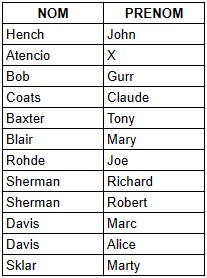
#> input picture tesseract/images/easy-noColors/01.jpg, 207 x 278 px
$ python getCsv.py images/easy-noColors/01.jpg images/easy-noColors/02.jpg
#> lines starting #> are read from the running program, lines starting #| are printed output that depends on the picture; after the words box and inside, x2 and y2 are one past the last pixel; in counts of white or black regions, pixels touching at a corner belong together
### tesseract/helpers.py
debug = False


LINE_UP = '\033[1A'
LINE_CLEAR = '\x1b[2K'


class bcolors:
    HEADER = '\033[95m'
    OKBLUE = '\033[94m'
    OKCYAN = '\033[96m'
    OKGREEN = '\033[92m'
    WARNING = '\033[93m'
    FAIL = '\033[91m'
    ENDC = '\033[0m'
    BOLD = '\033[1m'
    UNDERLINE = '\033[4m'


# Code from https://stackoverflow.com/questions/3173320/text-progress-bar-in-terminal-with-block-characters
# [21 lines left out: function printProgressBar, not called in this run]


def log(text):
    if(debug):
        print(text)


def clear():
    print(LINE_UP, end=LINE_CLEAR)

### tesseract/getCsv.py
import cv2
import os
import sys
import numpy as np
import pandas as pd
import helpers as hlp
import pytesseract
from pytesseract import Output

def showimage(img, title):
    if hlp.debug:
        cv2.imshow(title, img)
        cv2.waitKey(0)
        cv2.destroyAllWindows()


def isImageRotated(img):
    """
    Takes an image as parameter and returns True if it seems rotated, False otherwise.
    """
    im = img.copy()
    # showimage(im, "original")

    blur = cv2.GaussianBlur(im, (7, 7), 0)
    gray = cv2.cvtColor(blur, cv2.COLOR_BGR2GRAY)
    thresh = cv2.adaptiveThreshold(gray, 255, cv2.ADAPTIVE_THRESH_MEAN_C, cv2.THRESH_BINARY, 11, 7)
    # showimage(thresh, "thresh")

    kernel = np.ones((21, 1), np.uint8)
    morph = cv2.morphologyEx(thresh, cv2.MORPH_CLOSE, kernel)
    # showimage(morph, "morph")

    edges = cv2.Canny(morph, 50, 150, apertureSize=3)
    # showimage(edges, "edges")

    kernel = np.ones((15, 3), np.uint8)
    dilated = cv2.dilate(edges, kernel, iterations=1)
    # showimage(dilated, "dilated")

    lines = cv2.HoughLinesP(dilated, 1, np.pi / 180, 100, minLineLength=100, maxLineGap=10)

    # Get the longest line
    line = lines[0][0]
    for x1, y1, x2, y2 in lines[0]:
        if x2 - x1 > line[2] - line[0]:
            line = [x1, y1, x2, y2]

    # Draw the longest line
    cv2.line(im, (line[0], line[1]), (line[2], line[3]), (0, 255, 0), 2)
    # showimage(im, "lines")

    # Get angle of line
    angle = np.arctan2(line[3] - line[1], line[2] - line[0])
    angle = np.degrees(angle)

    print("Angle of the original image: " + str(int(angle)))

    if not (90 <= abs(angle) < 91 or 0 <= abs(angle) < 1 or 180 <= abs(angle) < 181 or 270 <= abs(angle) < 271):
        hlp.log('Image seems to be rotated')
        return True, angle
    hlp.log('Image seems to be straight')
    return False, angle


# [80 lines left out: functions cropToTable, rotateImage, perspective, not called in this run]


def removeDarkCells(image):
    """
    Remove the cells that have a dark background.
    """
    print("# Cleaning dark cells\t[...]")

    gray = cv2.cvtColor(image, cv2.COLOR_BGR2GRAY)

    _, thresh = cv2.threshold(gray, 0, 255, cv2.THRESH_BINARY_INV + cv2.THRESH_OTSU)

    # Remove noise
    kernel = np.ones((8, 8), np.uint8)
    morph = cv2.morphologyEx(thresh, cv2.MORPH_OPEN, kernel)
    morph = cv2.morphologyEx(morph, cv2.MORPH_CLOSE, kernel)
    showimage(morph, "morph")

    # Find contours
    contours = cv2.findContours(morph, cv2.RETR_EXTERNAL, cv2.CHAIN_APPROX_SIMPLE)
    contours = contours[0] if len(contours) == 2 else contours[1]

    # Invert the color inside the cells
    for c in contours:
        x, y, w, h = cv2.boundingRect(c)
        # image = cv2.rectangle(image, (x, y), (x + w, y + h), (0, 255, 0), 2)
        if w > 10 and h > 10:
            image[y : y + h, x : x + w] = 255 - image[y : y + h, x : x + w]

    showimage(image, "image with dark cells removed")

    hlp.clear()
    print(hlp.bcolors.OKGREEN + "# Dark cells cleaned\t[✔]" + hlp.bcolors.ENDC)

    return image


def redrawContours(img, rotated):
    print("# Finding contours\t[...]")
    cntsImg = img.copy()

    # showimage(cntsImg, "contours image")

    gray = cv2.cvtColor(rotated, cv2.COLOR_BGR2GRAY)
    thresh = cv2.threshold(gray, 0, 255, cv2.THRESH_BINARY | cv2.THRESH_OTSU)[1]

    # Find contours
    contours, _ = cv2.findContours(gray, cv2.RETR_TREE, cv2.CHAIN_APPROX_SIMPLE)
    contours = sorted(contours, key=cv2.contourArea, reverse=True)
    contours.pop(0)
    if(len(contours) > 1):
        contours.pop(0)

    # Draw a rectangle around the contours
    for cnt in contours:
        x, y, w, h = cv2.boundingRect(cnt)
        if w*h > 500: # Filter out small contours
            cv2.rectangle(cntsImg, (x, y), (x+w, y+h), (0, 0, 0), 1)

    showimage(cntsImg, "contours image")

    hlp.clear()
    print(hlp.bcolors.OKGREEN + "# Contours found\t[✔]" + hlp.bcolors.ENDC)

    return cntsImg, thresh


def preprocessImg(img):
    print("# Preprocessing image\t[...]")
    prep_img = img.copy()

    # showimage(prep_img, "original image")

    # Set to 300 dpi
    print(prep_img.shape)
    dpi = 300 if prep_img.shape[1] < 1000 else 150 if prep_img.shape[1] < 2400 else 100 if prep_img.shape[1] < 4000 else 50
    prep_img = cv2.resize(prep_img, (int(prep_img.shape[1] * dpi / 72), int(prep_img.shape[0] * dpi / 72)))

    # showimage(prep_img, "resized image")

    gray = cv2.cvtColor(prep_img, cv2.COLOR_BGR2GRAY)

    # showimage(gray, "gray image")

    blur = cv2.GaussianBlur(gray, (11, 11), 0)

    # showimage(blur, "blurred image")

    thresh = cv2.adaptiveThreshold(blur, 255, cv2.ADAPTIVE_THRESH_GAUSSIAN_C, cv2.THRESH_BINARY, 17, 12)

    # kernel = np.ones((3, 3), np.uint8)
    # morph = cv2.morphologyEx(thresh, cv2.MORPH_CLOSE, kernel)
    # morph = cv2.morphologyEx(morph, cv2.MORPH_OPEN, kernel)

    showimage(thresh, "preprocessed image")


    hlp.clear()
    print(hlp.bcolors.OKGREEN + "# Image preprocessed\t[✔]" + hlp.bcolors.ENDC)

    return thresh


def removeText(img):
    print("# Finding cells\t\t[...]")
    grid = img.copy()

    th = cv2.adaptiveThreshold(grid, 255, cv2.ADAPTIVE_THRESH_GAUSSIAN_C, cv2.THRESH_BINARY, 11, 2)

    blur = cv2.GaussianBlur(th, (3, 3), 0)

    kernel = np.ones((3, 3), np.uint8)
    morph = cv2.morphologyEx(blur, cv2.MORPH_CLOSE, kernel)
    morph = cv2.morphologyEx(morph, cv2.MORPH_OPEN, kernel)

    config = r"--oem 3 --psm 11 --dpi 300"

    details = pytesseract.image_to_data(morph, output_type=Output.DICT, config=config)

    totalWords = len(details['text'])

    for word in range(totalWords):
        if int(details['conf'][word]) > 30 and not details['text'][word].isspace():
            x, y, w, h = details['left'][word], details['top'][word], details['width'][word], details['height'][word]
            grid[y : y + h, x : x + w] = 255

    showimage(grid, "grid with text removed")
    showimage(morph, "grid with text removed")

    return grid, morph


# [188 lines left out: functions get_cells, makeCsv, not called in this run]


def getCsv(imgPath, isScanned):

#> called with imgPath = 'images/easy-noColors/01.jpg', isScanned = 'images/easy-noColors/02.jpg'
    print(imgPath)
    image = cv2.imread(imgPath)
#> image is the input picture: shape (278, 207, 3); mean B, G, R 225.4, 225.7, 225.6
    print(hlp.bcolors.OKGREEN + "# Image loaded\t\t[✔]" + hlp.bcolors.ENDC)

    isRotated, angle = isImageRotated(image)
#> in isImageRotated, `blur = cv2.GaussianBlur(im, (7, 7), 0)`:
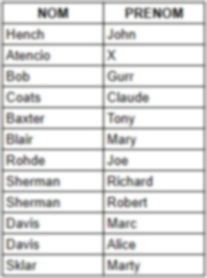
#> blur: shape (278, 207, 3); mean B, G, R 224.9, 225.2, 225.2
#> in isImageRotated, `thresh = cv2.adaptiveThreshold(gray, 255, cv2.ADAPTIVE_THRESH_MEAN_C, ..`:
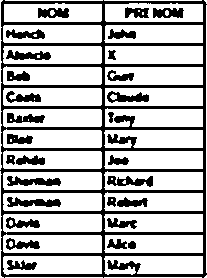
#> thresh: shape (278, 207); 71.4% white; 29 black regions, largest, box (x1, y1, x2, y2) and area: (0, 0, 207, 278) 11021, (7, 197, 61, 207) 340, (7, 176, 61, 186) 339
#> in isImageRotated, `dilated = cv2.dilate(edges, kernel, iterations=1)`:
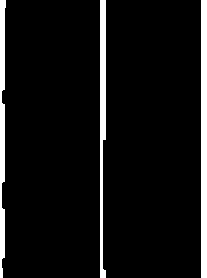
#> dilated: shape (278, 207); 7.3% white; 3 white regions, box (x1, y1, x2, y2) and area: (201, 0, 207, 278) 1668, (100, 0, 106, 278) 1279, (0, 0, 6, 278) 1230
#> in isImageRotated, `lines = cv2.HoughLinesP(dilated, 1, np.pi / 180, 100, minLineLength=10..`: lines = 14 rows, first 6: [0, 277, 0, 0], [100, 277, 100, 0], [102, 277, 102, 0], [1, 277, 1, 0], [203, 277, 203, 0], [204, 277, 204, 0]
#> in isImageRotated, `line = lines[0][0]`: line = [0, 277, 0, 0]
#> the loop in isImageRotated, `for x1, y1, x2, y2 in lines[0]:` made 1 pass
#> in isImageRotated, `cv2.line(im, (line[0], line[1]), (line[2], line[3]), (0, 255, 0), 2)`:
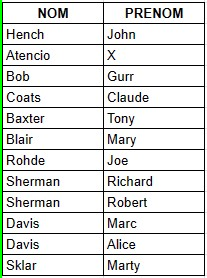
#> im: shape (278, 207, 3); 0.97% of pixels changed, all inside (x1, y1, x2, y2) = (0, 0, 2, 278)
#> in isImageRotated, `angle = np.arctan2(line[3] - line[1], line[2] - line[0])`: angle = -1.57
#> in isImageRotated, `angle = np.degrees(angle)`: angle = -90
#| Angle of the original image: -90
#> isRotated = False; angle = -90
    # showimage(image, "original image")
    if(isRotated):
        # Rotate the image to have a straight table
        rotated = rotateImage(image, angle)
        # showimage(rotated, "rotated image")

        if(isImageRotated(rotated)[0]):
            rotated = perspective(rotated)
            # showimage(rotated, "rotated image")

    else:
        rotated = image

    if(str.lower(isScanned) == "true"):
        rotated = cropToTable(rotated)
    showimage(rotated, "rotated image")
    print(hlp.bcolors.OKGREEN + "# Image rotated\t\t[✔]" + hlp.bcolors.ENDC)

    im = removeDarkCells(rotated.copy())
#> in removeDarkCells, `_, thresh = cv2.threshold(gray, 0, 255, cv2.THRESH_BINARY_INV + cv2.TH..`:
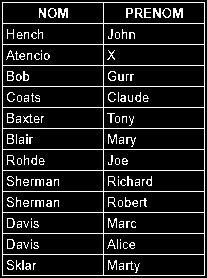
#> thresh: shape (278, 207); 11.4% white in thin lines or dots
#> in removeDarkCells, `contours = cv2.findContours(morph, cv2.RETR_EXTERNAL, cv2.CHAIN_APPROX..`: contours = 0 contours
#> in removeDarkCells, `contours = contours[0] if len(contours) == 2 else contours[1]`: contours = []

    # If the image is mostly black, invert it
    if np.mean(im) < 127:
        im = 255 - im

    cntsImg, thresh = redrawContours(im, rotated)
#> in redrawContours, `contours, _ = cv2.findContours(gray, cv2.RETR_TREE, cv2.CHAIN_APPROX_S..`: contours = 311 contours, 281 with area under 20; largest, box (x1, y1, x2, y2) and area: (0, 0, 207, 278) 57062, (3, 274, 97, 277) 184, (135, 211, 201, 214) 128, (34, 106, 98, 109) 124, (141, 274, 202, 277) 118
#> the loop in redrawContours, `for cnt in contours:` made 309 passes
#> (x, y, w, h) on passes 1 to 3: (135, 211, 66, 3), (34, 106, 64, 3), (141, 274, 61, 3)

    thresh = preprocessImg(cntsImg)
#| (278, 207, 3)
#> in preprocessImg, `blur = cv2.GaussianBlur(gray, (11, 11), 0)`:
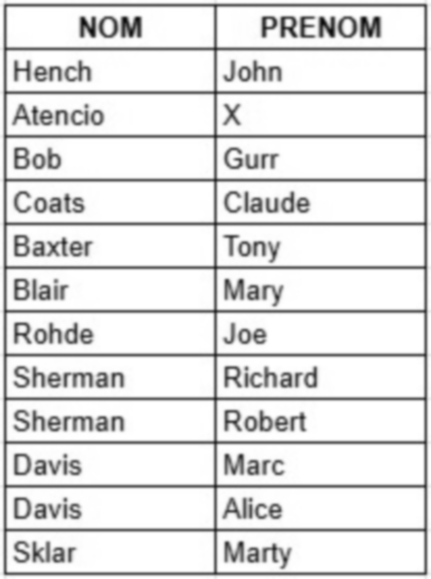
#> blur: shape (1158, 862) (shown at 1/2 size); min 10, max 255, mean 225.6
#> in preprocessImg, `thresh = cv2.adaptiveThreshold(blur, 255, cv2.ADAPTIVE_THRESH_GAUSSIAN..`:
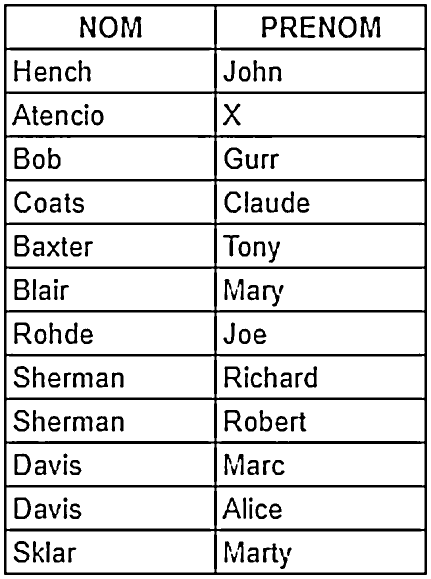
#> thresh: shape (1158, 862) (shown at 1/2 size); 86.8% white; 140 black regions, largest, box (x1, y1, x2, y2) and area: (8, 8, 854, 1150) 78402, (721, 33, 761, 75) 865, (243, 33, 283, 75) 853

    grid, preprocessed_img = removeText(thresh)
    cells = get_cells(grid)

    return makeCsv(imgPath, preprocessed_img, cells)

if __name__ == "__main__":

    if len(sys.argv) < 3:
        print("usage: python3 getCsv.py <image_path> <is image scanned>")
        exit()

    getCsv(sys.argv[1], sys.argv[2])
#> (the call stopped at in removeText, `details = pytesseract.image_to_data(morph, output_type=Output.DICT, co..`: pytesseract is not available in this run)

$ run again, on tesseract/images/easy-noColors/03.jpg
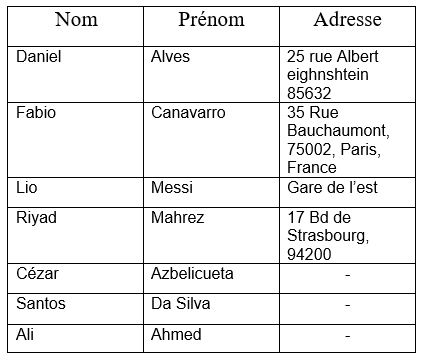
#> input picture tesseract/images/easy-noColors/03.jpg, 423 x 363 px
#> in getCsv, image is the input picture: shape (363, 423, 3); min 0, max 255, mean 237
#> edges: shape (363, 423); 1.8% white in thin lines or dots
#> in isImageRotated, `dilated = cv2.dilate(edges, kernel, iterations=1)`:
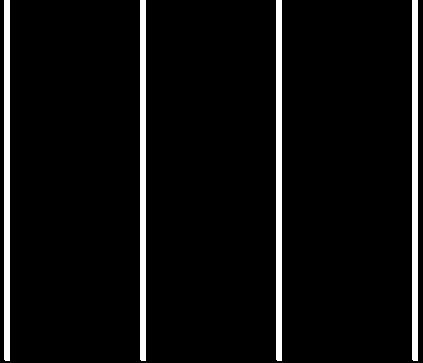
#> dilated: shape (363, 423); 5.6% white; 4 white regions, box (x1, y1, x2, y2) and area: (4, 0, 10, 361) 2165, (140, 0, 146, 361) 2165, (276, 0, 282, 361) 2165, (412, 0, 418, 361) 2165
#> lines = 24 rows, first 6: [9, 360, 9, 0], [413, 360, 413, 0], [4, 359, 4, 0], [279, 360, 279, 0], [416, 360, 416, 0], [412, 359, 412, 0]
#> line = [9, 360, 9, 0]
#> the loop in isImageRotated, `for x1, y1, x2, y2 in lines[0]:` made 1 pass
#> im: shape (363, 423, 3); 0.71% of pixels changed, all inside (x1, y1, x2, y2) = (8, 0, 11, 362)
#> in isImageRotated, `angle = np.arctan2(line[3] - line[1], line[2] - line[0])`: angle = -1.57
#> in isImageRotated, `angle = np.degrees(angle)`: angle = -90
#| Angle of the original image: -90
#> in getCsv, `isRotated, angle = isImageRotated(image)`: isRotated = False; angle = -90
#> in removeDarkCells, `contours = cv2.findContours(morph, cv2.RETR_EXTERNAL, cv2.CHAIN_APPROX..`: contours = 0 contours
#> in removeDarkCells, `contours = contours[0] if len(contours) == 2 else contours[1]`: contours = []
#> in redrawContours, `contours, _ = cv2.findContours(gray, cv2.RETR_TREE, cv2.CHAIN_APPROX_S..`: contours = 1034 contours, 959 with area under 20; largest, box (x1, y1, x2, y2) and area: (0, 0, 423, 363) 152764, (6, 5, 417, 354) 142678, (280, 103, 415, 177) 9782, (144, 103, 279, 177) 9782, (8, 103, 143, 177) 9782
#> the loop in redrawContours, `for cnt in contours:` made 1032 passes
#> (x, y, w, h) on passes 25 to 27: (310, 210, 8, 14), (310, 105, 9, 14), (178, 11, 8, 16)
#| (363, 423, 3)
#> in preprocessImg, `thresh = cv2.adaptiveThreshold(blur, 255, cv2.ADAPTIVE_THRESH_GAUSSIAN..`:
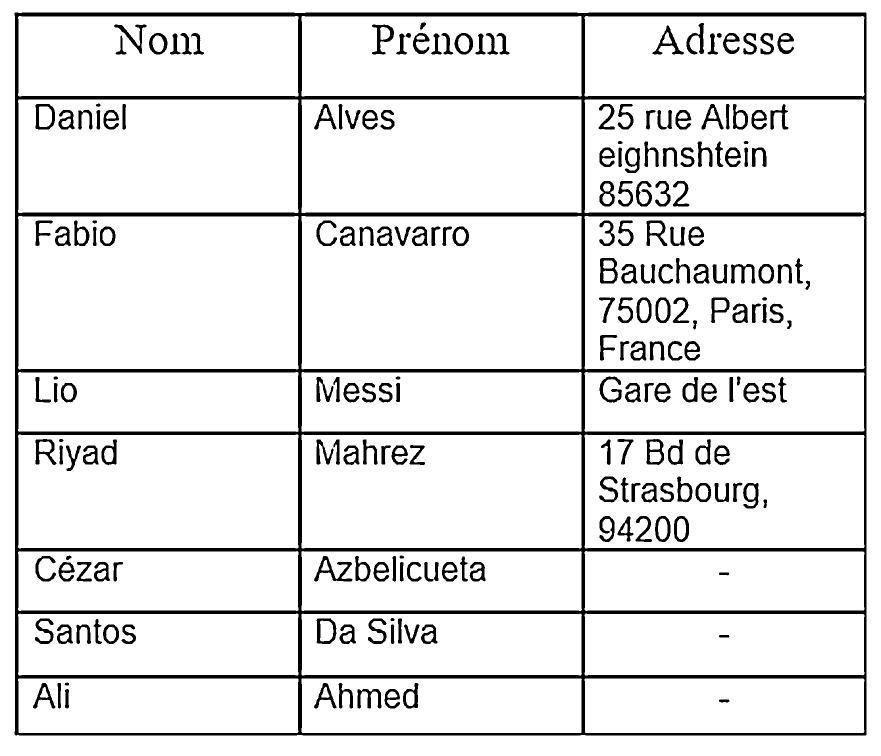
#> thresh: shape (1512, 1762) (shown at 1/2 size); 90.6% white; 220 black regions, largest, box (x1, y1, x2, y2) and area: (29, 25, 1733, 1471) 143820, (628, 1112, 705, 1163) 1193, (1305, 51, 1368, 109) 937

$ run again, on tesseract/images/easy-noColors/05.jpg
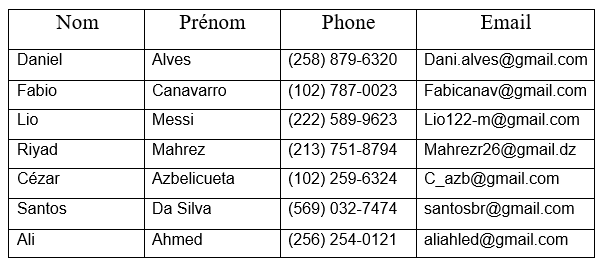
#> input picture tesseract/images/easy-noColors/05.jpg, 604 x 266 px
#> in getCsv, image is the input picture: shape (266, 604, 3); min 0, max 255, mean 229.4
#> edges: shape (266, 604); 1.6% white in thin lines or dots
#> dilated: shape (266, 604); 5% white; 5 white regions, box (x1, y1, x2, y2) and area: (5, 0, 11, 266) 1591, (141, 0, 147, 266) 1591, (277, 0, 283, 266) 1591, (413, 0, 419, 266) 1591, (591, 0, 597, 266) 1591
#> lines = 26 rows, first 6: [592, 265, 592, 1], [414, 265, 418, 1], [5, 264, 9, 0], [596, 265, 596, 1], [144, 265, 144, 0], [145, 265, 145, 0]
#> line = [592, 265, 592, 1]
#> the loop in isImageRotated, `for x1, y1, x2, y2 in lines[0]:` made 1 pass
#> im: shape (266, 604, 3); 0.5% of pixels changed, all inside (x1, y1, x2, y2) = (591, 0, 594, 266)
#> in isImageRotated, `angle = np.arctan2(line[3] - line[1], line[2] - line[0])`: angle = -1.57
#> in isImageRotated, `angle = np.degrees(angle)`: angle = -90
#| Angle of the original image: -90
#> in getCsv, `isRotated, angle = isImageRotated(image)`: isRotated = False; angle = -90
#> in removeDarkCells, `contours = cv2.findContours(morph, cv2.RETR_EXTERNAL, cv2.CHAIN_APPROX..`: contours = 0 contours
#> in removeDarkCells, `contours = contours[0] if len(contours) == 2 else contours[1]`: contours = []
#> in redrawContours, `contours, _ = cv2.findContours(gray, cv2.RETR_TREE, cv2.CHAIN_APPROX_S..`: contours = 1847 contours, 1750 with area under 20; largest, box (x1, y1, x2, y2) and area: (0, 0, 604, 266) 159795, (7, 8, 596, 259) 146998, (417, 10, 594, 49) 6688, (417, 199, 594, 229) 5104, (417, 50, 594, 80) 5104
#> the loop in redrawContours, `for cnt in contours:` made 1845 passes
#> (cnt, x, y, w, h) on passes 1 to 3: ([[417, 10], [417, 48], [593, 48], [593, 10]], 417, 10, 177, 39), ([[417, 199], [417, 228], [593, 228], [593, 199]], 417, 199, 177, 30), ([[417, 50], [417, 79], [593, 79], [593, 50]], 417, 50, 177, 30)
#| (266, 604, 3)
#> in preprocessImg, `thresh = cv2.adaptiveThreshold(blur, 255, cv2.ADAPTIVE_THRESH_GAUSSIAN..`:
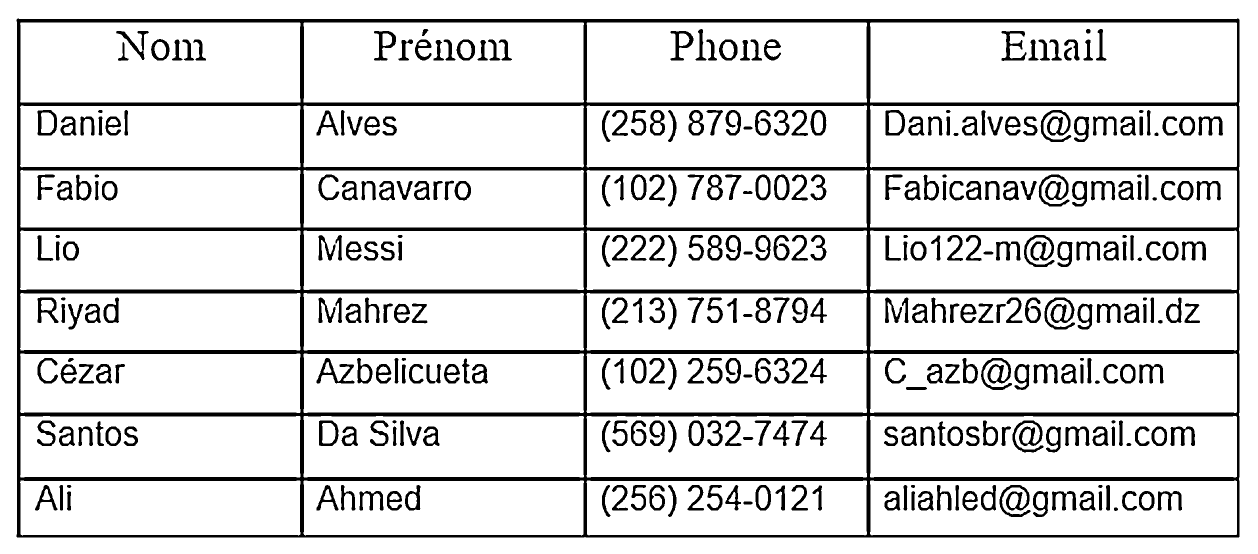
#> thresh: shape (1108, 2516) (shown at 1/2 size); 86.7% white; 354 black regions, largest, box (x1, y1, x2, y2) and area: (33, 37, 2479, 1075) 191546, (1962, 716, 2024, 780) 1541, (2025, 841, 2087, 905) 1541
